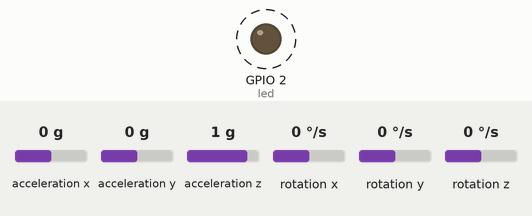
Simulated run of this program. Board: ESP8266 board running MicroPython. Shown: output pins drawn as LEDs (lit = HIGH, except the on-board LED, lit = LOW). Dashed ring = blinking. The inputs (shaded band) are chosen by the test bench; at power-on: acceleration x 0 g, acceleration y 0 g, acceleration z 1 g, rotation x 0 °/s, rotation y 0 °/s, rotation z 0 °/s. WiFi joins after 1.5 s; library files of the repository ran but are not shown: mpu6050_pure.py, __init__.py, secrets.py; what the program prints to the serial console is not drawn.

Above: at 0.5 s.
Timing chart, 0 to 4.6 s (numbered marks = the images above):
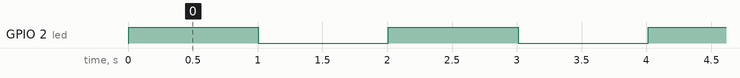

The program:

test.py
```python
import time
import json
from machine import I2C, Pin
from wireless.wifi import WIFI
from wireless.udp import UDP
from sensors.mpu6050_pure import MPU6050

#configuring i2c
i2c = I2C(scl=Pin(5), sda=Pin(4))

#configuring onboard led
led = Pin(2, Pin.OUT)

#configuring mpu
mpu = MPU6050(i2c)

#configuring wifi
wifi =  WIFI()

#configuring udp
udp = UDP()


#connecting wlan
print("SSID: ",wifi.ssid)
wlan = wifi.connect
print("Wlan connecting...")

# while wlan.isconnected() != True:
# 	led.value(0)
# 	time.sleep(.5)
# 	led.value(1)
# 	time.sleep(.5)
# 	wlan = wifi.connect

print("Wlan connected.")
led_value = True
while True:
    led(led_value)
    led_value = not led_value
    message = "{}".format(json.dumps(mpu.get_values))
    print("IP: {}\tPort: {}\tMessage: {}".format(udp.ip,udp.port,message))
    udp.send_message(message)
    time.sleep(1)
```

wifi.py
```python
import network
import binascii
from wireless import secrets


class WIFI():
	def __init__(self, ssid=secrets.SSID, passwd=secrets.PASSWORD):
		self.ssid = ssid
		self.passwd = passwd
		self.wlan = network.WLAN(network.STA_IF)

	@property
	def connect(self):
		self.wlan.active(True)
		self.wlan.connect(self.ssid, self.passwd)
		return self.wlan

	def scan(self):
		self.wlan = network.WLAN() #  network.WLAN(network.STA_IF)
		self.wlan.active(True)
		self.networks = wlan.scan() # list with tupples with 6 fields ssid, bssid, channel, RSSI, security, hidden
		self.i=0
		self.networks.sort(key=lambda x:x[3],reverse=True) # sorted on RSSI (3)

		for w in networks:
			self.i+=1
			print(self.i,w[0].decode(),binascii.hexlify(w[1]).decode(),w[2],w[3],w[4],w[5])
```

udp.py
```python
import socket
from wireless import udp_server

class UDP():
	def __init__(self, ip=udp_server.IP, port=udp_server.PORT):
		self.ip = ip
		self.port = port
		self.sock = socket.socket(socket.AF_INET, socket.SOCK_DGRAM)

	def send_message(self,message):
		self.sock.sendto(message, (self.ip, self.port))
```

udp_server.py
```python
IP = '10.10.10.10'
PORT = 4455
```

Measured:
- by itself, GPIO 2 (led): alternates HIGH for 1.0 s and LOW for 1.0 s
